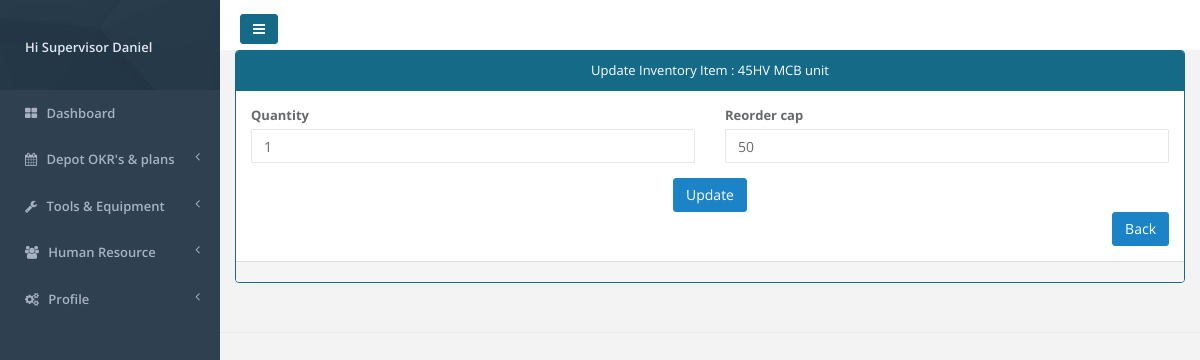
Page /Supervisor/index.php?page=inventory_modify.php&id=2 (signed in) on the committed database.
### tables this page shows
CREATE TABLE `inventory` (
  `id` int(21) NOT NULL AUTO_INCREMENT,
  `name` varchar(50) NOT NULL,
  `reorder_cap` int(21) NOT NULL,
  `quantity` int(21) NOT NULL,
  `date_created` timestamp NOT NULL DEFAULT CURRENT_TIMESTAMP,
  PRIMARY KEY (`id`)
);

### Supervisor/inventory_modify.php (the view, shortened to what this page needs)
<?php
 include_once('../db_con/db.php');
	$id = $_REQUEST['id'];
	$obj = mysqli_fetch_object(mysqli_query($con,"SELECT  * FROM inventory WHERE id = '$id'"));
	$item = $obj->name;
?>
<!DOCTYPE html>
<html>
	<head>
		<link rel="stylesheet" href="css/bootstrap.min.css"/>
	   <link href="css/style.css" rel="stylesheet">
	</head>
	<body>
		<div class="container-fluid">
			<div class="panel panel-primary">
				<div class="panel-heading" align="center">Update Inventory Item : <?=$item;?></div>
				<div class="panel-body">
					<form  method="post">
									<div class="row">
											<div class="form-group  col-md-6">
												<label for="from" class="formText">Quantity</label>
												<input type="number"  value="<?=$obj->quantity;?>" class="form-control" name="quantity"/>
											</div>
											<div class="form-group  col-md-6">
												<label for="from" class="formText">Reorder cap</label>
												<input type="number" value="<?=$obj->reorder_cap;?>" class="form-control" name="reorder"/>
											</div>
									</div>
									<div class="buttonHolder">
										<div class="col-md-12">
											<input style="float:center;" value="Update" type="submit" id="submit" name="submit" class="btn btn-success">
										</div>
									</div>
									 <div align="right">
											<a href="index.php?page=viewCo.php&id=<?php echo $id;?>" class="btn btn-large btn-success">Back</a>
										</div>
					</form>
				</div>
				<div class="panel-footer">
                </div>
			</div>
			  <p></br></p>
		</div>
	</body>
</html>

### Supervisor/index.php (style rules this page uses)
.buttonHolder { text-align: center; }

### Supervisor/inventory_modify.php (style rules this page uses)
body { background-size: 100vw 100vh; }
.buttonHolder { text-align: center; }

### rows in the picture
inventory: name "45HV MCB unit", quantity "1", reorder "50"

### other values in the picture
$name "Daniel"
